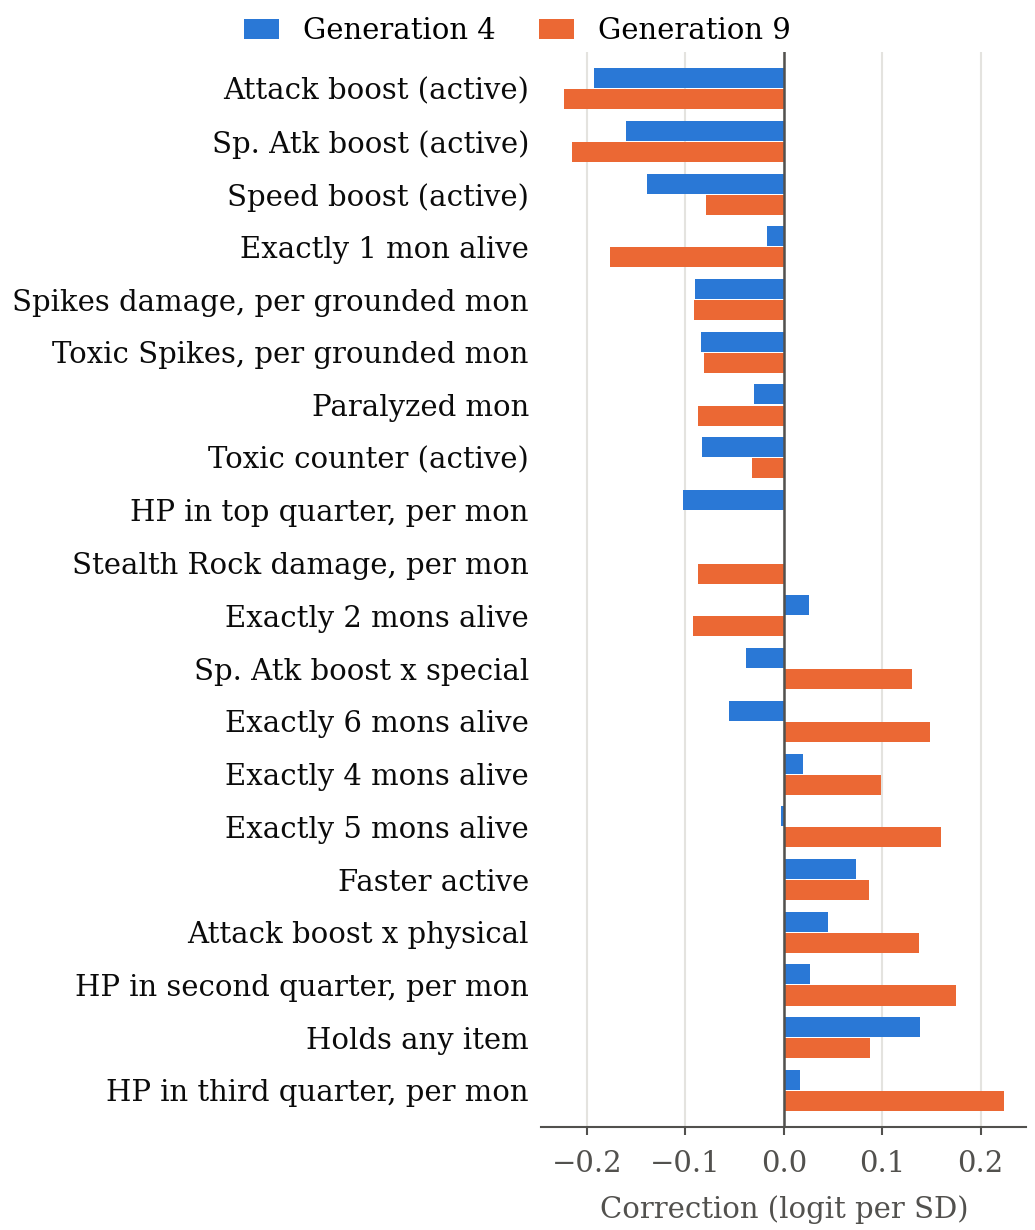

Write Python code to recreate this figure.
"""Figure: the fitted leaf evaluation's corrections to the stock score, Generation 4 vs Generation 9.

Each bar is a correction weight (logits per unit of the feature, on top of the stock score) times the feature's
standard deviation over ~270k engine self-play positions of that generation (data/feature_sd.json, from the fit's
training data): the change in predicted win logit for a typical (1 SD) change in the feature. Features are our side
minus the opponent's, so a negative bar means the fit values the feature less than the stock score does.
The 20 features with the largest effect in either generation are shown.

    python docs/paper/fig_weights.py   # needs matplotlib; writes fig_weights.pdf / .png next to this file
"""

import json
from pathlib import Path

import matplotlib
matplotlib.use("Agg")
import matplotlib.pyplot as plt  # noqa: E402
import numpy as np  # noqa: E402

HERE = Path(__file__).parent
DATA = HERE.parents[1] / "src/porygon/data"
NAMES = ['stock', 'alive_1', 'alive_2', 'alive_3', 'alive_4', 'alive_5', 'alive_6', 'hp_0_25', 'hp_25_50', 'hp_50_75',
         'hp_75_100', 'active_hp', 'burn_phys', 'burn_phys_hp', 'freeze', 'freeze_hp', 'sleep', 'sleep_hp', 'rest',
         'rest_hp', 'paralyze', 'paralyze_hp', 'toxic', 'toxic_hp', 'poison', 'poison_hp', 'status_good', 'item',
         'item_choice', 'item_consumable', 'sash_intact', 'sr_damage', 'spikes_damage', 'tspikes', 'substitute',
         'leech_seed', 'confusion', 'taunt', 'yawn', 'perish', 'curse', 'ingrain_aquaring', 'locked_move',
         'must_recharge', 'atk_boost', 'atk_boost_phys', 'spa_boost', 'spa_boost_spec', 'def_boost', 'spd_boost',
         'spe_boost', 'acc_boost', 'eva_boost', 'off_boost_hp', 'faster', 'reflect', 'light_screen', 'safeguard',
         'tailwind', 'mist', 'lucky_chant', 'wish', 'future_sight', 'toxic_count']  # pe.eval_feature_names()
LABELS = {
    "spikes_damage": "Spikes damage, per grounded mon", "spe_boost": "Speed boost (active)",
    "hp_75_100": "HP in top quarter, per mon", "hp_50_75": "HP in third quarter, per mon",
    "hp_25_50": "HP in second quarter, per mon", "hp_0_25": "HP in bottom quarter, per mon",
    "sash_intact": "Focus Sash at full HP", "atk_boost": "Attack boost (active)", "locked_move": "Locked into a move",
    "spa_boost": "Sp. Atk boost (active)", "wish": "Pending Wish", "freeze": "Frozen mon", "def_boost": "Defense boost",
    "item_consumable": "Holds a consumable item", "status_good": "Status that helps (Guts etc.)",
    "alive_6": "Exactly 6 mons alive", "alive_5": "Exactly 5 mons alive", "alive_4": "Exactly 4 mons alive",
    "alive_3": "Exactly 3 mons alive", "alive_2": "Exactly 2 mons alive", "alive_1": "Exactly 1 mon alive",
    "toxic": "Badly poisoned mon", "toxic_hp": "Badly poisoned mon x HP", "toxic_count": "Toxic counter (active)",
    "curse": "Cursed (active)", "leech_seed": "Leech Seeded (active)", "item": "Holds any item",
    "substitute": "Behind a Substitute", "sleep": "Asleep mon", "sleep_hp": "Asleep mon x HP", "faster": "Faster active",
    "active_hp": "Active mon's HP", "paralyze": "Paralyzed mon", "paralyze_hp": "Paralyzed mon x HP",
    "rest": "Asleep from Rest", "rest_hp": "Asleep from Rest x HP", "sr_damage": "Stealth Rock damage, per mon",
    "tspikes": "Toxic Spikes, per grounded mon", "off_boost_hp": "Offensive boosts x HP", "taunt": "Taunted",
    "spd_boost": "Sp. Def boost", "confusion": "Confused", "item_choice": "Holds a choice item",
    "burn_phys": "Burned physical attacker", "burn_phys_hp": "Burned physical attacker x HP",
    "poison": "Poisoned mon", "poison_hp": "Poisoned mon x HP", "future_sight": "Pending Future Sight",
    "reflect": "Reflect up", "light_screen": "Light Screen up", "tailwind": "Tailwind up", "yawn": "Drowsy (Yawn)",
    "must_recharge": "Must recharge", "atk_boost_phys": "Attack boost x physical", "acc_boost": "Accuracy boost",
    "spa_boost_spec": "Sp. Atk boost x special",
}
BLUE, ORANGE = "#2a78d6", "#eb6834"  # categorical slots 1-2 (dataviz reference palette; validated, light mode)
INK, INK2, GRID = "#0b0b0b", "#52514e", "#e4e3df"
TOP = 20


def main() -> None:
    w4 = np.array(json.loads((DATA / "eval_r1.json").read_text())["weights"])
    w9 = np.array(json.loads((DATA / "eval_gen9_r1.json").read_text())["weights"])
    sd = json.loads((HERE / "data/feature_sd.json").read_text())
    e4, e9 = w4 * np.array(sd["gen4"]["sd"]), w9 * np.array(sd["gen9"]["sd"])
    idx = sorted(range(1, 64), key=lambda i: -max(abs(e4[i]), abs(e9[i])))[:TOP]
    idx.sort(key=lambda i: e4[i] + e9[i])  # most undervalued by the stock score at the top

    plt.rcParams.update({"font.family": "serif", "font.size": 7, "axes.edgecolor": INK2, "axes.linewidth": 0.5,
                         "xtick.color": INK2, "ytick.color": INK, "pdf.fonttype": 42})
    fig, ax = plt.subplots(figsize=(3.45, 4.1))  # IEEE single column
    y = np.arange(len(idx))[::-1]
    h = 0.38
    ax.barh(y + h / 2 + 0.01, e4[idx], height=h, color=BLUE, label="Generation 4", zorder=3)
    ax.barh(y - h / 2 - 0.01, e9[idx], height=h, color=ORANGE, label="Generation 9", zorder=3)
    ax.axvline(0, color=INK2, linewidth=0.6, zorder=4)
    ax.set_yticks(y, [LABELS.get(NAMES[i], NAMES[i]) for i in idx])
    ax.tick_params(axis="y", length=0, pad=3)
    ax.tick_params(axis="x", length=2, width=0.5)
    ax.grid(axis="x", color=GRID, linewidth=0.5, zorder=0)
    for side in ("top", "right", "left"):
        ax.spines[side].set_visible(False)
    ax.set_xlabel("Correction (logit per SD)", color=INK2)
    ax.set_ylim(-0.7, len(idx) - 0.3)
    fig.legend(*ax.get_legend_handles_labels(), loc="upper center", ncol=2, frameon=False, handlelength=1.2,
               columnspacing=1.5, borderaxespad=0.2)
    lim = max(abs(e4[idx]).max(), abs(e9[idx]).max()) * 1.1
    ax.set_xlim(-lim, lim)
    fig.tight_layout(pad=0.3, rect=(0, 0, 1, 0.965))  # the top strip holds the legend
    for ext in ("pdf", "png"):
        fig.savefig(HERE / f"fig_weights.{ext}", dpi=300)
    for i in idx[::-1]:
        print(f"{NAMES[i]:16s} gen4 {e4[i]:+.3f}  gen9 {e9[i]:+.3f}")


if __name__ == "__main__":
    main()
